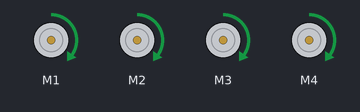
Bench run of a sketch on a simulated Arduino Uno, built with avr-gcc and run on an emulated ATmega328P. On the bench: 4 × DC motor (green arrow = forward, orange = backward, longer = faster).

Above: at 0.1 s.
At 1.9 s:
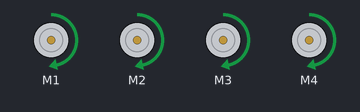
At 3.9 s:
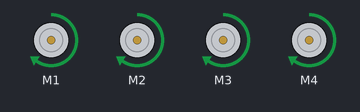
Timing chart, 0 to 5.2 s (numbered marks = the images above):
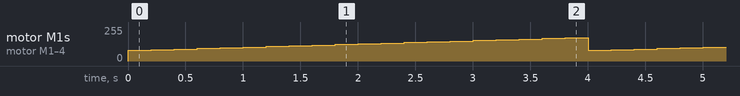

The sketch:

03_Motor_Test.ino
```cpp
#include<AFMotor.h>

AF_DCMotor M1(1, MOTOR12_1KHZ);
AF_DCMotor M2(2, MOTOR12_1KHZ);
AF_DCMotor M3(3, MOTOR34_1KHZ);
AF_DCMotor M4(4, MOTOR34_1KHZ);

#define maximum_speed 180


void setup() {
  // put your setup code here, to run once:

}

void loop() {
  // put your main code here, to run repeatedly:
  M1.run(FORWARD); M2.run(FORWARD); M3.run(FORWARD); M4.run(FORWARD);

  for (int i = 80; i < maximum_speed; i=i+5)
  {
    M1.setSpeed(i); M2.setSpeed(i); M3.setSpeed(i); M4.setSpeed(i);
    delay(200);
  }
}
```
